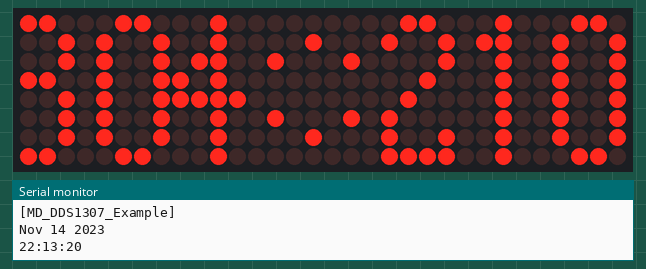
A sketch run on a simulated Arduino Uno, built with avr-gcc and run on an emulated ATmega328P. Shown: 32×8 LED matrix, the last lines printed to the serial monitor. The local clock reads 2024-03-15 10:24:30 at power-on unless the sketch sets it.

Above: at 0.68 s.
At 5.49 s:
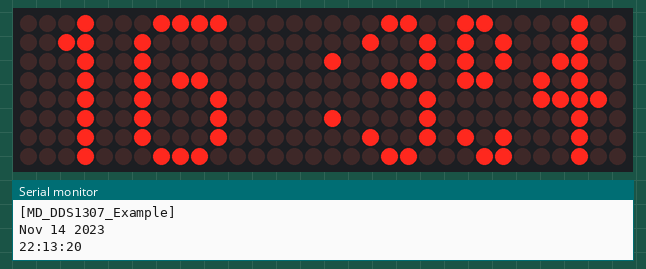
At 10.3 s:
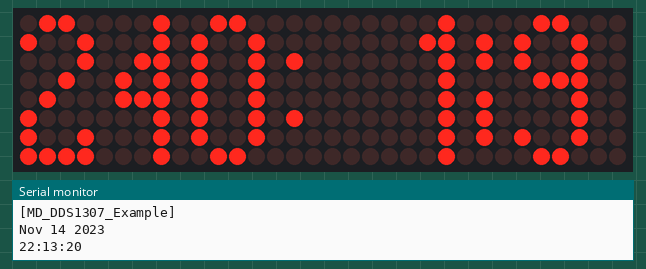
At 19.93 s:
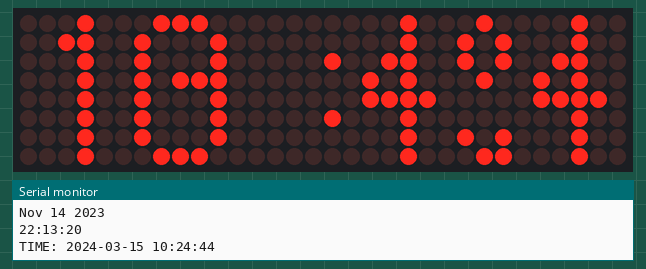
At 29.55 s:
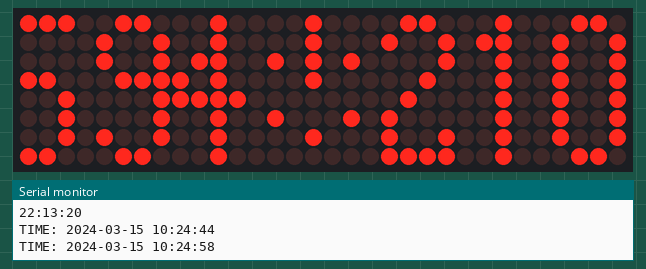
At 39.55 s:
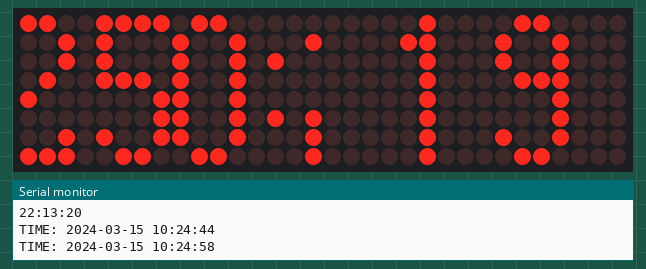

The sketch:

LEDMatrixClock2.ino
```cpp
//We always have to include the library
#include "LedControl.h"
#include <MD_DS1307.h>
#include <Wire.h>
#include <Time.h>

/*
 Now we need a LedControl to work with.
 ***** These pin numbers will probably not work with your hardware *****
 pin 12 is connected to the DataIn
 pin 11 is connected to the CLK
 pin 10 is connected to LOAD
 We have only a single MAX72XX.
 */

#define MAX_DEVICES 4

#define CLK_PIN   10
#define DATA_PIN  12
#define CS_PIN    11

LedControl lc=LedControl(DATA_PIN, CLK_PIN, CS_PIN, MAX_DEVICES);

/* we always wait a bit between updates of the display */
unsigned long delaytime=500;

void setup() {
  /*
   The MAX72XX is in power-saving mode on startup,
   we have to do a wakeup call
   */
  lc.shutdown(0,false);
  lc.shutdown(1,false);
  lc.shutdown(2,false);
  lc.shutdown(3,false);
  /* Set the brightness to a medium values */
  lc.setIntensity(0,0);
  lc.setIntensity(1,0);
  lc.setIntensity(2,0);
  lc.setIntensity(3,0);
  /* and clear the display */
  lc.clearDisplay(0);
  lc.clearDisplay(1);
  lc.clearDisplay(2);
  lc.clearDisplay(3);

  Serial.begin(9600);
  Serial.println("[MD_DDS1307_Example]");

//  usage();
  Serial.println();
  Serial.println(__DATE__);
  Serial.println(__TIME__);
  sscanf(__TIME__, "%d:%d:%d", &RTC.h, &RTC.m, &RTC.s);
  //sscanf(__DATE__,
  if (0==1)
  {
  RTC.yyyy = 2015;
  RTC.mm = 10;
  RTC.dd = 26;
  RTC.writeTime();
  }
}

  /* here is the data for the characters */
  byte   S[5]={  B00000000,   B00001110,   B10010001,   B10010001,   B01100010};
  byte   P[5]={  B00000000,   B01100000,   B10010000,   B10010000,   B11111111};
  byte   M[5]={  B00000000,   B11111111,   B01000000,   B01000000,   B11111111};
  byte   V[5]={  B00000000,   B11110000,   B00001100,   B00000011,   B11110000};
  byte  d0[5]={  B00000000,   B01111110,   B10000001,   B10000001,   B01111110};
  byte  d1[5]={  B00000000,   B00000000,   B11111111,   B01000000,   B00000000};
  byte  d2[5]={  B00000000,   B01100011,   B10010001,   B10001001,   B01000111};
  byte  d3[5]={  B00000000,   B01101110,   B10010001,   B10010001,   B01000010};
  byte  d4[5]={  B00000000,   B00001000,   B11111111,   B00101000,   B00011000};
  byte  d5[5]={  B00000000,   B10001110,   B10010001,   B10010001,   B11110010};
  byte  d6[5]={  B00000000,   B01001110,   B10010001,   B10010001,   B01111110};
  byte  d7[5]={  B00000000,   B11000000,   B10110000,   B10001111,   B10000000};
  byte  d8[5]={  B00000000,   B01101110,   B10010001,   B10010001,   B01101110};
  byte  d9[5]={  B00000000,   B01111110,   B10010001,   B10010001,   B01100010};
  byte cls[5]={  B00000000,   B00000000,   B00000000,   B00000000,   B00000000};
  byte col[5]={  B00000000,   B00100100,   B00100100,   B00000000,   B00000000};

  int w = 5;
  int l = 0*4;
  const int N = 9;
  byte binClock[N] = {0, 0, 0, 0, 0, 0, 0, 0};
  byte *tab[N] = {col, col, col, col, col, col, col, col, cls};
  byte *dig[10] = {d0, d1, d2, d3, d4, d5, d6, d7,  d8, d9};
  const int bmpWidth = 39;
  byte bmp[bmpWidth];

void putChar(byte x, int nCols, byte *chr)
{
  byte xcol;
  for(byte i = 0; i < nCols; i++)
  {
    xcol = nCols - i - 1;
    if (x + i < bmpWidth)
    {
       bmp[x + i] = chr[xcol];
    }
  }
}

/*
 This method will display the characters for the
 word "Arduino" one after the other on the matrix.
 (you need at least 5x7 leds to see the whole chars)
 */
void showTime()
{
  for(int s = 0; s < bmpWidth; s++)
  {
      for(int col = 0; col < 8 * MAX_DEVICES; col++)
      {
         lc.setColumn(col / 8, col % 8, bmp[(s+col) % bmpWidth]);
      }
    delay(250);
    l++;
    int x = 0;

  RTC.readTime();
  putChar(x, w, dig[RTC.h / 10]);
  x += w;
  putChar(x, w, dig[RTC.h % 10]);
  x += w;

  putChar(x, 2, col);
  x += 2;

  putChar(x, w, dig[RTC.m / 10]);
  x += w;
  putChar(x, w, dig[RTC.m % 10]);
  x += w;

  putChar(x, 2, col);
  x += 2;

  putChar(x, w, dig[RTC.s / 10]);
  x += w;
  putChar(x, w, dig[RTC.s % 10]);
  x += w;
  putChar(x, 3, cls);
  }
}

void writeBinClock()
{
   for(int col = 0; col < 8; col++)
   {
     lc.setColumn(0,col, binClock[col]);
   }
   delay(200);
  RTC.readTime();
  binClock[0] = RTC.h / 10;
  binClock[1] = RTC.h % 10;

  binClock[3] = RTC.m / 10;
  binClock[4] = RTC.m % 10;

  binClock[6] = RTC.s / 10;
  binClock[7] = RTC.s % 10;

}

time_t tm;

void p2dig(uint8_t v, uint8_t mode)
// print 2 digits leading zero
{
  uint8_t n = 0;

  switch(mode)
  {
    case HEX: n = 16;  break;
    case DEC: n = 10;  break;
  }

  if (v < n) Serial.print("0");
  Serial.print(v, mode);

  return;
}

void printTime()
{
  Serial.print(RTC.yyyy, DEC);
  Serial.print("-");
  p2dig(RTC.mm, DEC);
  Serial.print("-");
  p2dig(RTC.dd, DEC);
  Serial.print(" ");
  p2dig(RTC.h, DEC);
  Serial.print(":");
  p2dig(RTC.m, DEC);
  Serial.print(":");
  p2dig(RTC.s, DEC);
  if (RTC.status(DS1307_12H) == DS1307_ON)
    Serial.print(RTC.pm ? " pm" : " am");
//  Serial.println(dow2String(RTC.dow));
Serial.println();
}

void loop() {
  showTime();
//  writeBinClock();
  Serial.print("TIME: ");
  printTime();

}
```
